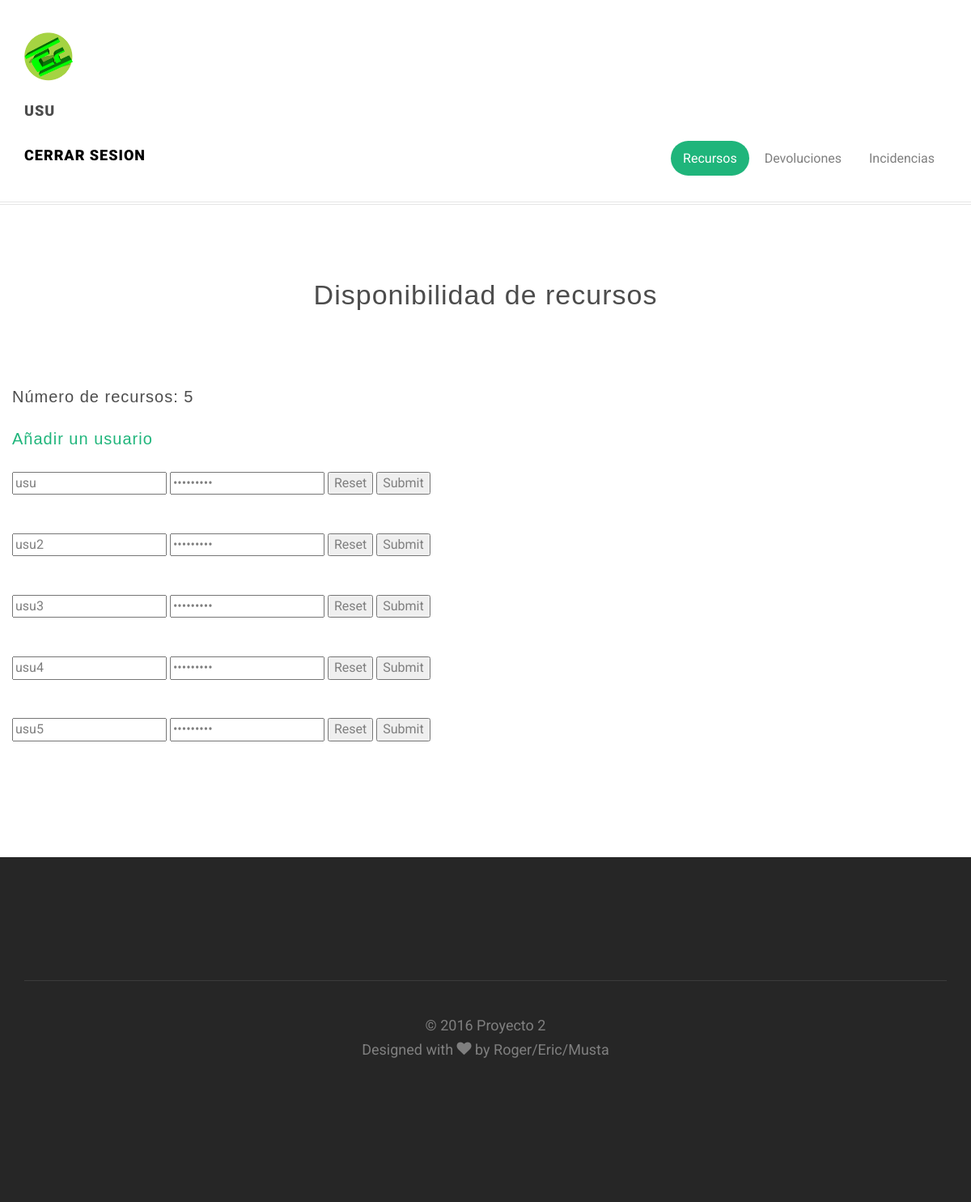
Screenshot of /modificarUsuarios.php (signed in) with the database file from the repository.
### tables this page shows
CREATE TABLE `tbl_usuarios` (
  `usu_id` int(11) NOT NULL,
  `usu_name` varchar(15) NOT NULL,
  `usu_pass` varchar(15) NOT NULL
);

### views/modificarUusuarios.view.php (the view, shortened to what this page needs)
<!DOCTYPE html>
	<head>
	<link rel="stylesheet" href="css/animate.css">
	<link rel="stylesheet" href="css/icomoon.css">
	<link rel="stylesheet" href="css/simple-line-icons.css">
	<link rel="stylesheet" href="css/bootstrap.css">
	<link rel="stylesheet" href="css/style.css">
	</head>
	<body>
	<form name="f1" action="realizar_reserva_update.php" method="GET">
	<div id="fh5co-page">
	<header id="fh5co-header" role="banner">
		<div class="container">
			<div class="header-inner">
			<IMG SRC="logo.png" width="60"/><br/><br/>
				<h1><?php echo $_SESSION['usu_name']; ?></h1><br/><br/> <h1><a href="cerrar.php">Cerrar Sesion</a></br></h1>
				<nav role="navigation">
					<ul>
						<li><a class="active" href="">Recursos</a></li>
						<li><a href="devolucion.php">Devoluciones</a></li>
						<li><a href="incidencias.php">Incidencias</a></li>
					</ul>
				</nav>
			</div>
		</div>
	</header>
	<div id="fh5co-work-section">
		<div class="container">
			<div class="row">
				<div class="col-md-6 col-md-offset-3 text-center fh5co-heading">
					<h2>Disponibilidad de recursos</h2> <br>
				</div>
			</div>
			<div class="row" >
<?php
	$conexion = mysqli_connect('localhost', 'root', '', 'bd_cromo');
		extract($_REQUEST);
		$sql = "SELECT * FROM tbl_usuarios";
		$usuarios = mysqli_query($conexion, $sql);
		if(mysqli_num_rows($usuarios)!=0){
			echo "<h3> Número de recursos: " . mysqli_num_rows($usuarios) . "</h3>";?><h3><a href="afegirUsuari.php">Añadir un usuario</a></h3><?php
			while($usu = mysqli_fetch_array($usuarios)){
			$usu_name = $usu['usu_name'];$usu_pass=$usu['usu_pass'];?>
				<form method="post" name="Form" id="Form" action="modificarAlgunUsuario.php">
		<dl>
			<dd><input type="text" name="usu_name" value="<?php echo $usu_name;?>" />
			<input type="password" id="pass" name="pass" value="$usu_pass" />
			<button type="reset">Reset</button>
			<button type="submit">Submit</button></dd>
		</dl>
		</form>
		<br/>
		<?php
			}
		} else {
			echo " <br/> <br/> No hay usuarios!";
		}
	?>
			</div>
		</div>
	</div>
	<footer id="fh5co-footer" role="contentinfo">
		<div class="container">
			<div class="col-md-12 fh5co-copyright text-center">
				<p>&copy; 2016 Proyecto 2 <span>Designed with <i class="icon-heart"></i> by Roger/Eric/Musta</span></p>
			</div>
		</div>
	</footer>
	</div>
	</body>
</html>

### css/icomoon.css (style rules this page uses)
[class^="icon-"], [class*=" icon-"] { font-family: 'icomoon' !important; speak: none; font-style: normal; font-weight: normal; font-variant: normal; text-transform: none; line-height: 1; -webkit-font-smoothing: antialiased; -moz-osx-font-smoothing: grayscale; }
.icon-heart:before { content: "\f004"; }

### css/style.css (style rules this page uses)
body { font-family: "Roboto", Arial, sans-serif; font-weight: 400; font-size: 16px; line-height: 1.7; color: #7f7f7f; background: #fff; height: 100%; position: relative; }
a { color: #1FB57B; -webkit-transition: 0.5s; -o-transition: 0.5s; transition: 0.5s; }
p { margin-bottom: 30px; font-size: 18px; font-weight: 400; }
h1, h2, h3, h4, h5, h6, figure { color: rgba(0, 0, 0, 0.7); font-family: "Playfair Display", Arial, serif; font-weight: 400; margin: 0 0 30px 0; letter-spacing: 1px; }
#fh5co-header { padding: 40px 0; width: 100%; margin: 0; border-bottom: 1px solid rgba(0, 0, 0, 0.1); position: relative; }
#fh5co-header:after { position: absolute; bottom: -4px; left: 0; right: 0; content: ''; border-bottom: 1px solid rgba(0, 0, 0, 0.1); }
#fh5co-header .header-inner { float: left; width: 100%; }
#fh5co-header h1 { float: left; padding: 0; font-weight: 900; font-size: 18px; margin-bottom: 0; text-transform: uppercase; font-family: "Roboto", Arial, sans-serif; }
#fh5co-header h1 a { color: black; }
#fh5co-header nav { float: right; padding: 0; }
#fh5co-header nav ul { padding: 0; margin: 0 0 0 0; }
#fh5co-header nav ul li { padding: 0; margin: 0; list-style: none; display: -moz-inline-stack; display: inline-block; zoom: 1; *display: inline; }
#fh5co-header nav ul li a { color: rgba(0, 0, 0, 0.5); font-size: 16px; padding: 12px 15px; position: relative; -webkit-transition: 0.2s; -o-transition: 0.2s; transition: 0.2s; }
#fh5co-header nav ul li a.active, #fh5co-header nav ul li a:focus { outline: none; text-decoration: none; color: white; background: #1FB57B; -webkit-border-radius: 40px; -moz-border-radius: 40px; -ms-border-radius: 40px; border-radius: 40px; }
.fh5co-heading { margin-bottom: 3em; }
.fh5co-heading h2 { margin-bottom: 20px; font-weight: 400; font-size: 34px; }
#fh5co-featured-section, #fh5co-intro-section, #fh5co-services-section, #fh5co-blog-section, #fh5co-client-section, #fh5co-work-section, #fh5co-main-services-section, #fh5co-about-section, #fh5co-contact-section { padding-bottom: 6em; }
#fh5co-services-section, #fh5co-blog-section, #fh5co-client-section, #fh5co-work-section, #fh5co-main-services-section, #fh5co-about-section, #fh5co-contact-section { padding-top: 6em; }
#fh5co-footer { padding: 7em 0; float: left; width: 100%; position: relative; background: #262626; }
#fh5co-footer [class*="col"] { padding-bottom: 30px; }
.fh5co-copyright { border-top: 1px solid rgba(255, 255, 255, 0.1); clear: both; margin-top: 40px !important; padding: 40px 0 0 0; }
.fh5co-copyright span { display: block; }
#fh5co-page { position: relative; z-index: 2; background: #fff; }
#fh5co-offcanvas, .fh5co-nav-toggle, #fh5co-page { -webkit-transition: 0.5s; -o-transition: 0.5s; transition: 0.5s; }
#fh5co-offcanvas, .fh5co-nav-toggle, #fh5co-page { position: relative; }
#fh5co-page { z-index: 2; -webkit-transition: 0.5s; -o-transition: 0.5s; transition: 0.5s; }
#fh5co-offcanvas ul { padding: 0; margin: 0; }
#fh5co-offcanvas ul li { padding: 0; margin: 0 0 10px 0; list-style: none; line-height: 28px; }
#fh5co-offcanvas ul li a { font-size: 18px; color: rgba(255, 255, 255, 0.7); text-decoration: none !important; }

### rows the page displays
tbl_usuarios: usu_name "usu"
tbl_usuarios: usu_name "usu2"
tbl_usuarios: usu_name "usu3"
tbl_usuarios: usu_name "usu4"
tbl_usuarios: usu_name "usu5"

### other values shown
$_SESSION['usu_name'] "USU"
mysqli_num_rows($usuarios) "5"
